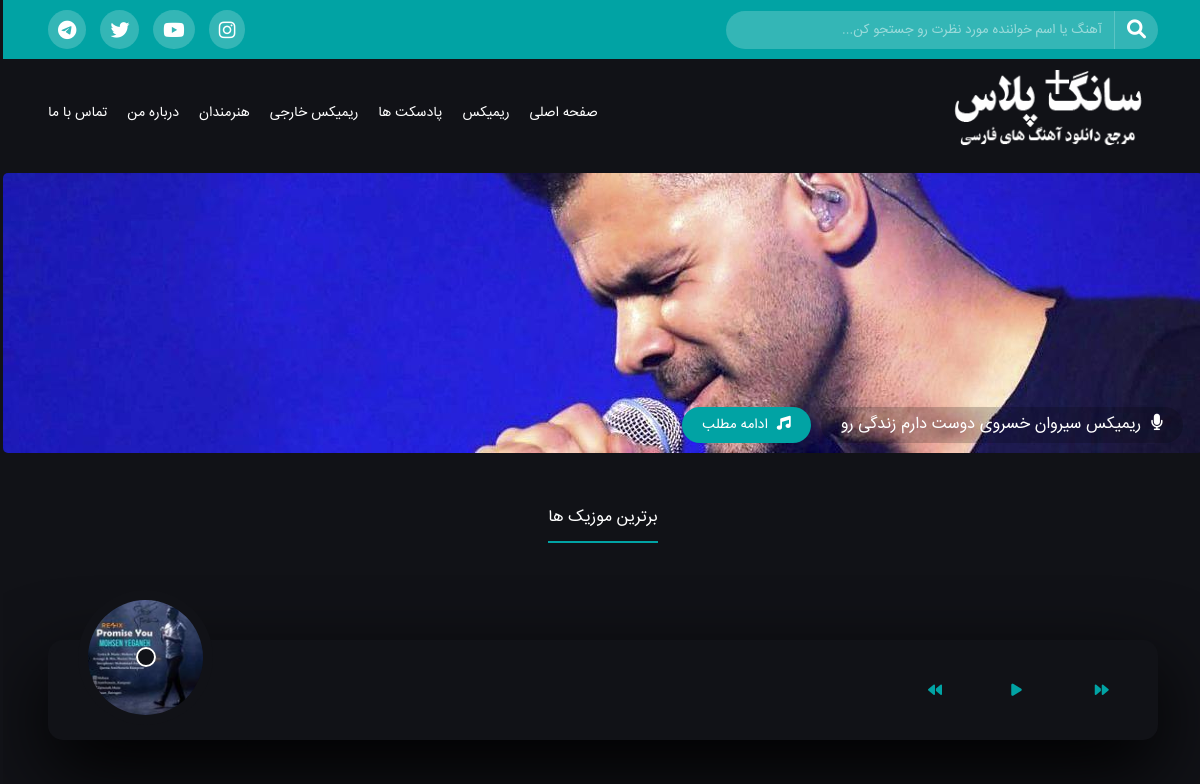
The page / on the database its author committed.
### artist/models.py (models this page shows)
class SocialNetwork(models.Model):
    SOCIAL_MEDIA=(
        ('instagram','Instagram'),
        ('youtube','YouTube'),
        ('facebook','Facebook'),
        ('twitter','Twitter'),
        ('telegram','Telegram'),
        ('youtube','Aparat'),
        ('soundcloud','SoundCloud'),
    )
    social_network_name=models.CharField(
        choices=SOCIAL_MEDIA,
        max_length=50,
        verbose_name='شبکه اجتماعی',
        help_text='نام شبکه اجتماعی را وارد کنید',
    )
    url=models.URLField(
        max_length=500,
        verbose_name='لینک شبکه اجتماعی را وار',
    )
    content_type = models.ForeignKey(
        ContentType,
        on_delete=models.CASCADE
    )
    object_id = models.PositiveIntegerField()
    content_object = GenericForeignKey()
    class Meta:
        verbose_name='شبکه اجتماعی'
        verbose_name_plural='شبکه های اجتماعی'

### about/models.py (models this page shows, shortened)
class AboutWebsite(models.Model):
    logo=models.ImageField(
        upload_to='images/about/logo/',
        verbose_name='لوگو',
    )
    favicon=models.ImageField(
        upload_to='images/about/logo',
        verbose_name='فاویکون',
        null=True,
        blank=True,
        help_text='ابعاد عکس 16 * 16',
    )
    name=models.CharField(
        max_length=100,
        verbose_name='نام وب سایت'
    )
    description=RichTextField(
        verbose_name='توضیحات',
    )
    class Meta:
        verbose_name='درباره وب سایت'
        verbose_name_plural='درباره وب سایت'

### category/models.py (models this page shows, shortened)
class Category(AbstractCommonField,AbstractDateFeild):
    parent=models.ForeignKey(
        'self',
        on_delete=models.CASCADE,
        verbose_name='والد',
        blank=True,
        null=True,
        related_name='child',
    )
    title=models.CharField(
        max_length=250,
        verbose_name='عنوان',
    )
    objects=CategoryManager()
    class Meta:
        abstract=True
        verbose_name='دسته بندی'
        verbose_name_plural='دسته بندی ها'

class TrackCategory(Category):
    class Meta:
        verbose_name='دسته بندی موزیک'
        verbose_name_plural='دسته بندی موزیک ها'
    def tracks_of_category_and_sub_category(self):
        from music.models import Track
        sub_categories_id=self.child.active().values_list('id',flat=True)
        if sub_categories_id:
            return Track.objects.active().filter(
                Q(category__id__in=sub_categories_id)|
                Q(category__id=self.id)
            ).distinct()
        return self.tracks.active()
    def last_tracks(self):
        return self.tracks_of_category_and_sub_category().order_by('-published')
    def find_tracks(self,filter='time'):
        if filter == 'visit':
            return self.most_visited_tracks()
        else:
            return self.last_tracks
    def get_absolute_url(self):
        return reverse("music:tracks_of_category", args=[self.slug])

class ArtistCategory(Category):
    class Meta:
        verbose_name='دسته بندی هنرمند'
        verbose_name_plural='دسته بندی هنرمند ها'
    def get_absolute_url(self):
        return reverse("artist:artists_of_category", args=[self.slug])

### site_control/models.py (models this page shows, shortened)
class Banner(AbstractDateFeild):
    track=models.ForeignKey(
        Track,
        on_delete=models.PROTECT,
        verbose_name='آهنگ',
        help_text='لطفا آهنگ مورد نظر خود را برای این بنر مشخص کنید',
        related_name='banners',
    )
    caption=models.CharField(
        max_length=50,
        verbose_name='عنوان',
        help_text='حداکثر 50 کاراکتر مجاز است',
    )
    status=models.BooleanField(
        default=True,
        verbose_name='منتشر شود؟',
    )
    picture=models.ImageField(
        upload_to='images/banner',
        verbose_name='عکس',
        help_text='توجه داشته باشید ابعاد تصویر باید 280 * 1200 باشد'
    )
    class Meta:
        verbose_name='بنر'
        verbose_name_plural='بنرها'

### music/models.py (models this page shows, shortened)
class AbstractCommonField(models.Model):
    status=models.BooleanField(
        default=False,
        verbose_name='منتشر شود؟',
    )
    slug=models.SlugField(
        max_length=250,
        unique=True,
        verbose_name='لینک',
        blank=True,
        allow_unicode=True,
    )
    class Meta:
        abstract=True

class AbstractDateFeild(models.Model):
    created=models.DateTimeField(
        auto_now_add=True,
        verbose_name='زمان ساخت'
    )
    updated=models.DateTimeField(
        auto_now=True,
        verbose_name='زمان اپدیت',
    )
    class Meta:
        abstract=True

class Track(AbstractCommonField,AbstractDateFeild):
    title=models.CharField(
        max_length=250,
        verbose_name='عنوان',
    )
    finglish_title=models.CharField(
        max_length=250,
        verbose_name='عنوان فینگلیشی',
    )
    category=models.ForeignKey(
        'category.TrackCategory',
        on_delete=models.PROTECT,
        related_name='tracks',
        verbose_name='دسته بندی',
    )
    description=RichTextField(
        verbose_name='توضحیات'
    )
    lyrics=RichTextField(
        verbose_name='متن آهنگ',
        null=True,
        blank=True,
    )
    cover=models.ImageField(
        upload_to='images/tracks/covers',
        verbose_name='کاور آهنگ',
        help_text='توجه داشته باشید ابعاد عکس باید 480 * 480 باشد',
    )
    thumbnail = models.ImageField(
        upload_to='images/tracks/thumbnails/',
        null=True,
        blank=True,
    )
    small = models.ImageField(
        upload_to='images/tracks/smalls/',
        null=True,
        blank=True,
    )
    artists=models.ManyToManyField(
        'artist.Artist',
        blank=True,
        related_name='tracks',
        verbose_name='هنرمندان',
    )
    hits=models.ManyToManyField(
        IpAddress,
    )
    published=models.DateTimeField(
        default=timezone.now,
        verbose_name='زمان انتشار',
    )
    comments=GenericRelation('comment.Comment')
    def get_absolute_url(self):
        return reverse("music:track_detail", args=[self.slug])
    def preview_url(self):
        if self.pk:
            return format_html(
                "<a href='{}' target='blank'>پیش‌نمایش</a>".format(reverse("music:preview_detail",
                kwargs={'slug': self.slug}))
            )
        return None
    preview_url.short_description = "پیش‌نمایش"
    objects=TrackManager()
    class Meta:
        ordering = ['-id']
        verbose_name='موزیک'
        verbose_name_plural='موزیک ها'

### music/views.py (the view)
# urls.py: 2. Add a URL to urlpatterns:  path('', Home.as_view(), name='home')
class Home(ListView):
    queryset=HomePage.objects.filter(status=True)[:5]
    template_name='remix/music/home.html'
    context_object_name='contents'
    @staticmethod
    def best_tracks_url(tracks:list):
        tracks_url=[]
        for track in tracks:
            tracks_url.append(track.track_files.first().track_file.url)
        return json.dumps(tracks_url)
    @staticmethod
    def best_tracks_artist(tracks:list):
        artists=[]
        for track in tracks:
            try:
                artists.append(track.artists.first().name)
            except:
                artists.append('unknown')
        return json.dumps(artists)
    @staticmethod
    def best_tracks_name(tracks:list):
        songs_name=[]
        for track in tracks:
            songs_name.append(track.finglish_title)
        return json.dumps(songs_name)
    @staticmethod
    def best_tracks_number(tracks:list):
        songs_number=[]
        for i in range(1,tracks.count()+1):
            songs_number.append(f'_{i}')
        return json.dumps(songs_number)
    def get_context_data(self,**kwargs):
        context=super().get_context_data(**kwargs)
        context['best_tracks']=Track.objects.best_tracks()[:20]
        context['best_tracks_url']=Home.best_tracks_url(context['best_tracks'])
        context['best_tracks_artist']=Home.best_tracks_artist(context['best_tracks'])
        context['best_tracks_name']=Home.best_tracks_name(context['best_tracks'])
        context['best_tracks_number']=Home.best_tracks_number(context['best_tracks'])
        context['artists']=Artist.objects.active()[:12]
        context['banners']=Banner.objects.filter(status=True,track__status=True).order_by('-id')
        return context

### templates/remix/music/home.html (shortened to what this page needs)
{% extends 'remix/base.html'%}
{% load tags %}
{% block body %}
<section class="header">
    <div class="header-slider">
        <div id="header_slider" class="owl-carousel owl-theme box-header">
            {% for banner in banners %}
            <div class="item item-header">
                <img src="{{banner.picture.url}}">
                <div class="content-header-slider">
                    <h3><a href="{{banner.track.get_absolute_url}}">
                        <i class="fa fa-microphone"></i>
                        {{banner.caption}}</a></h3>
                    <a class="header-more" href="{{banner.track.get_absolute_url}}">
                        <i class="fa fa-music"></i>
                        ادامه مطلب</a>
                </div>
            </div>
            {% endfor %}
        </div>
    </div>
</section>
{% if best_tracks %}
<div class="music-play">
    <div class="container">
        <div class="music-play-head">
            <h3>برترین موزیک ها</h3>
        </div>
        <div id="app-cover">
            <div id="player">
                <div id="player-track">
                    <div id="album-name"></div>
                    <div id="track-name"></div>
                    <div id="track-time">
                        <div id="current-time"></div>
                        <div id="track-length"></div>
                    </div>
                    <div id="s-area">
                    </div>
                </div>
                <div id="player-content">
                    <div id="album-art">
                        {% for best_track in best_tracks %}
                            <img src="{{best_track.small.url}}" class="{% if forloop.counter == 1 %}active{% endif %}" id="_{{forloop.counter}}">
                        {% endfor %}
                    </div>
                    <div id="player-controls">
                        <div class="control">
                            <div class="buttonn" id="play-previous">
                                <i class="fas fa-backward"></i>
                            </div>
                        </div>
                        <div class="control">
                            <div class="buttonn" id="play-pause-button">
                                <i class="fas fa-play"></i>
                            </div>
                        </div>
                        <div class="control">
                            <div class="buttonn" id="play-next">
                                <i class="fas fa-forward"></i>
                            </div>
                        </div>
                    </div>
                </div>
            </div>
        </div>
    </div>
</div>
{% endif %}
{% endblock body%}

### templates/remix/top-menue.html
<div class="top-menu">
    <div class="container">
        <div class="top-menu-box">
            <div class="top-menu-right">
                <form action="{% url 'music:search'%}" method="get">
                    <button type="submit">
                        <i class="fa fa-search"></i>
                    </button>
                    <input type="search" class="search-top-menu" placeholder="آهنگ یا اسم خواننده مورد نظرت رو جستجو کن..." name="q">
                </form>
            </div>
            <div class="top-menu-left">
                {% for social_network in about_me.social_networks.all %}
                        <a href="{{social_network.url}}"><i class="fab fa-{{social_network.social_network_name}}"></i> </a>
                {% endfor %}
            </div>
        </div>
    </div>
</div>

### templates/remix/navbar/navbar.html (shortened to what this page needs)
{% load static %}
<header class="menu">
    <div class="container">
        <div class="box-menu">
            <div class="menu-right">
                <div class="logo">
                    <a href="/">
                        <img src="{{website.logo.url}}">
                    </a>
                </div>
            </div>
            <div class="menu-left">
                <ul>
                    <li><a href="/">صفحه اصلی</a></li>
                    {% include 'remix/navbar/categories.html' %}
                    {% if about_me %}
                        <li><a href="{% url 'about:about-me' %}">درباره من</a></li>
                    {% endif %}
                    <li><a href="#" id="open_contact_box">تماس با ما</a> </li>
                </ul>
            </div>
        </div>
    </div>
</header>

### templates/remix/navbar/categories.html (shortened to what this page needs)
{% for category in track_categories %}
    {% if not category.child.active.exists and category.parent == None %}
        <li><a href="{{category.get_absolute_url}}">{{category.title}}</a></li>
    {% endif %}
{% endfor %}
{% for category in artist_categories %}
    {% if not category.child.exists and category.parent == None %}
        <li><a href="{{category.get_absolute_url}}">{{category.title}}</a></li>
    {% elif category.child.active  %}
        <li><a href="{{category.get_absolute_url}}">{{category.title}}</a>
        </li>
    {% endif %}
{% endfor %}

### rows shown on the page
AboutWebsite: logo (picture)
TrackCategory: title "ریمیکس"
TrackCategory: title "پادسکت ها"
TrackCategory: title "ریمیکس خارجی"
ArtistCategory: title "هنرمندان"
Banner: picture (picture), caption "ریمیکس سیروان خسروی دوست دارم زندگی رو"
Track: small (picture)
